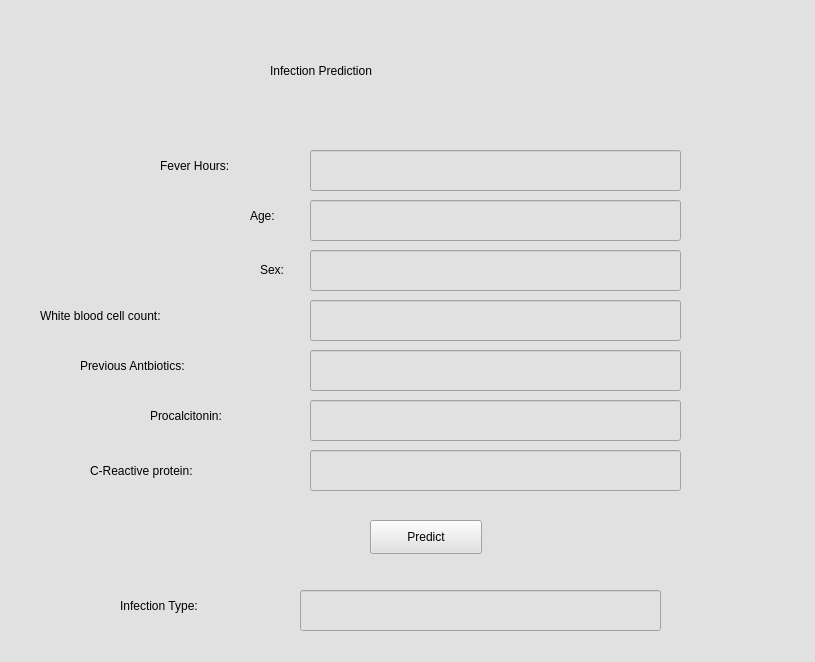
<?xml version="1.0" encoding="UTF-8"?>
<ui version="4.0">
 <class>Form</class>
 <widget class="QWidget" name="Form">
  <property name="geometry">
   <rect>
    <x>0</x>
    <y>0</y>
    <width>815</width>
    <height>662</height>
   </rect>
  </property>
  <property name="windowTitle">
   <string>Form</string>
  </property>
  <property name="styleSheet">
   <string notr="true">color: rgb(0, 0, 0);
background-color: rgb(225, 225, 225);


font: 75 14pt &quot;Calibri&quot;;</string>
  </property>
  <widget class="QLabel" name="label">
   <property name="geometry">
    <rect>
     <x>270</x>
     <y>50</y>
     <width>321</width>
     <height>41</height>
    </rect>
   </property>
   <property name="styleSheet">
    <string notr="true">font: 18pt &quot;HoloLens MDL2 Assets&quot;;</string>
   </property>
   <property name="text">
    <string>Infection Prediction</string>
   </property>
  </widget>
  <widget class="QLabel" name="label_2">
   <property name="geometry">
    <rect>
     <x>160</x>
     <y>150</y>
     <width>171</width>
     <height>31</height>
    </rect>
   </property>
   <property name="text">
    <string>Fever Hours:</string>
   </property>
  </widget>
  <widget class="QLabel" name="label_3">
   <property name="geometry">
    <rect>
     <x>40</x>
     <y>300</y>
     <width>281</width>
     <height>31</height>
    </rect>
   </property>
   <property name="text">
    <string>White blood cell count:</string>
   </property>
  </widget>
  <widget class="QLabel" name="label_4">
   <property name="geometry">
    <rect>
     <x>80</x>
     <y>350</y>
     <width>241</width>
     <height>31</height>
    </rect>
   </property>
   <property name="text">
    <string>Previous Antbiotics:</string>
   </property>
  </widget>
  <widget class="QLabel" name="label_5">
   <property name="geometry">
    <rect>
     <x>150</x>
     <y>400</y>
     <width>161</width>
     <height>31</height>
    </rect>
   </property>
   <property name="text">
    <string>Procalcitonin:</string>
   </property>
  </widget>
  <widget class="QLabel" name="label_6">
   <property name="geometry">
    <rect>
     <x>90</x>
     <y>450</y>
     <width>241</width>
     <height>41</height>
    </rect>
   </property>
   <property name="text">
    <string>C-Reactive protein:</string>
   </property>
  </widget>
  <widget class="QLabel" name="label_7">
   <property name="geometry">
    <rect>
     <x>250</x>
     <y>200</y>
     <width>68</width>
     <height>31</height>
    </rect>
   </property>
   <property name="text">
    <string>Age:</string>
   </property>
  </widget>
  <widget class="QLineEdit" name="feverhrs">
   <property name="geometry">
    <rect>
     <x>310</x>
     <y>150</y>
     <width>371</width>
     <height>41</height>
    </rect>
   </property>
  </widget>
  <widget class="QLineEdit" name="age">
   <property name="geometry">
    <rect>
     <x>310</x>
     <y>200</y>
     <width>371</width>
     <height>41</height>
    </rect>
   </property>
  </widget>
  <widget class="QLineEdit" name="wbc">
   <property name="geometry">
    <rect>
     <x>310</x>
     <y>300</y>
     <width>371</width>
     <height>41</height>
    </rect>
   </property>
  </widget>
  <widget class="QLineEdit" name="pa">
   <property name="geometry">
    <rect>
     <x>310</x>
     <y>350</y>
     <width>371</width>
     <height>41</height>
    </rect>
   </property>
  </widget>
  <widget class="QLineEdit" name="pro">
   <property name="geometry">
    <rect>
     <x>310</x>
     <y>400</y>
     <width>371</width>
     <height>41</height>
    </rect>
   </property>
  </widget>
  <widget class="QLineEdit" name="crp">
   <property name="geometry">
    <rect>
     <x>310</x>
     <y>450</y>
     <width>371</width>
     <height>41</height>
    </rect>
   </property>
  </widget>
  <widget class="QPushButton" name="pushButton">
   <property name="geometry">
    <rect>
     <x>370</x>
     <y>520</y>
     <width>112</width>
     <height>34</height>
    </rect>
   </property>
   <property name="text">
    <string>Predict</string>
   </property>
  </widget>
  <widget class="QLabel" name="label_8">
   <property name="geometry">
    <rect>
     <x>120</x>
     <y>590</y>
     <width>171</width>
     <height>31</height>
    </rect>
   </property>
   <property name="text">
    <string>Infection Type:</string>
   </property>
  </widget>
  <widget class="QLineEdit" name="type">
   <property name="geometry">
    <rect>
     <x>300</x>
     <y>590</y>
     <width>361</width>
     <height>41</height>
    </rect>
   </property>
  </widget>
  <widget class="QLabel" name="label_9">
   <property name="geometry">
    <rect>
     <x>260</x>
     <y>260</y>
     <width>68</width>
     <height>19</height>
    </rect>
   </property>
   <property name="text">
    <string>Sex:</string>
   </property>
  </widget>
  <widget class="QLineEdit" name="sex">
   <property name="geometry">
    <rect>
     <x>310</x>
     <y>250</y>
     <width>371</width>
     <height>41</height>
    </rect>
   </property>
  </widget>
 </widget>
 <resources/>
 <connections/>
</ui>
